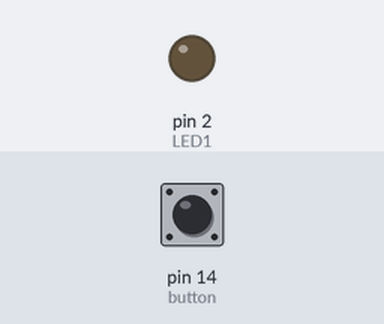
The sketch below on a simulated Arduino Uno, built with avr-gcc and run on an emulated ATmega328P. Shown: output pins drawn as LEDs (lit = HIGH). Inputs (shaded band) come from the test bench; at power-on: pin 14 (button) LOW.

Above: at 1.2 s.
1.3 s: pin 14 (button) pulled HIGH for 0.15 s
At 1.37 s:
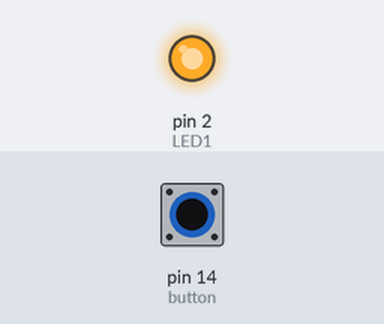
2.9 s: pin 14 (button) pulled HIGH for 3.2 s
At 7.5 s:
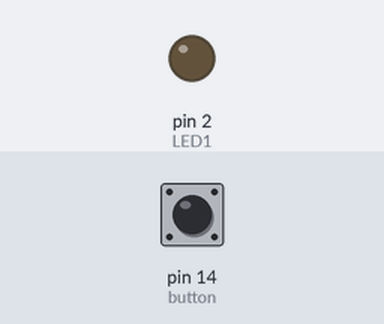
Timing chart, 0 to 9.0 s (numbered marks = the images above; inputs shaded):
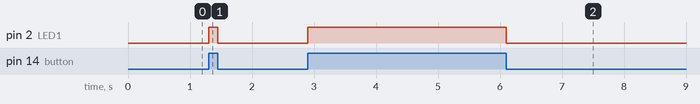

Measured:
- after the input at 1.3 s, pin 2 (LED1): LOW → HIGH at once, → LOW 0.15 s later
- after the input at 2.9 s, pin 2 (LED1): LOW → HIGH at once, → LOW 3.2 s later

The sketch:

push_button.ino
```cpp
int LED1 = 2; // initialise the pin number
int button = 14;  // initialise the pin number of button
void setup() {
  pinMode(LED1, OUTPUT); //setting the mode of pin (input/output)
  pinMode(button, INPUT); //setting the mode of button (input/output)
 }

// the loop function runs over and over again forever
void loop() {
  if(digitalRead(button))    // Checking if button is high
  {
        digitalWrite(LED1, HIGH);   // turn the LED 1 OFF
  }
  else
  {
      digitalWrite(LED1, LOW);     // turn the LED 1 ON
    }
}
```
